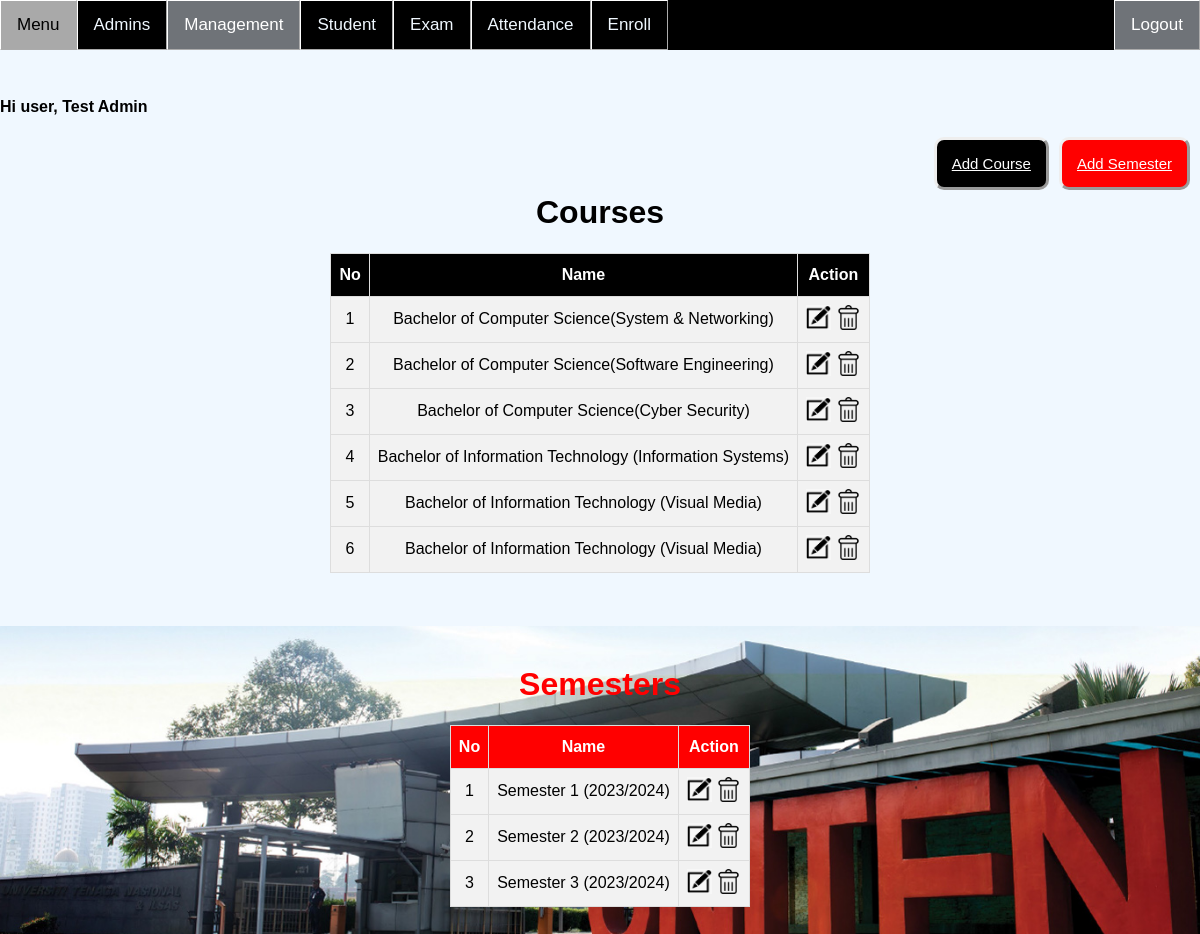
The app's page /Admin/Management.php (signed in), older data.
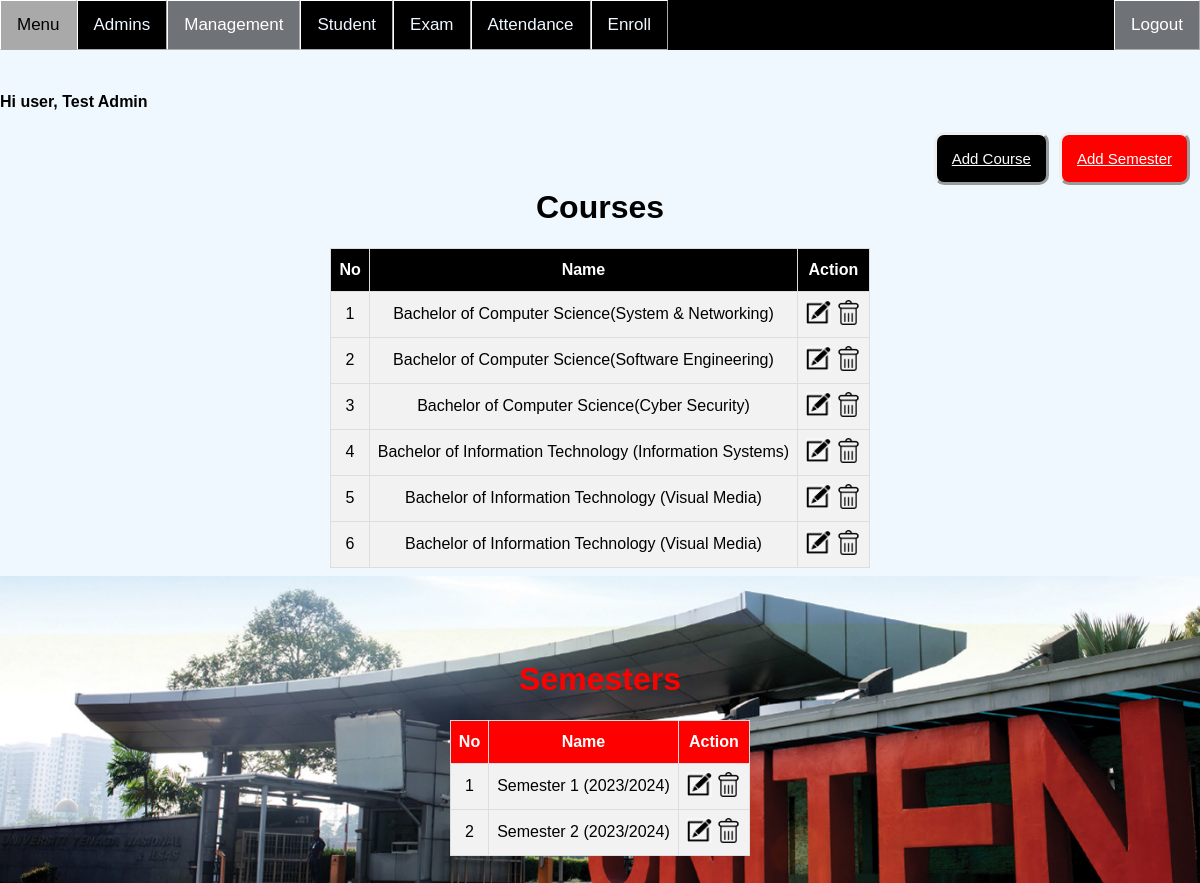
The same page, newer data.
### tables this page shows
CREATE TABLE `course` (
  `id` int(11) NOT NULL,
  `name` varchar(255) NOT NULL
);

CREATE TABLE `semester` (
  `id` int(11) NOT NULL,
  `name` varchar(255) NOT NULL
);

### Admin/Management.php (the view, shortened to what this page needs)
<?php
if(isset ($_SESSION["userId"]))
{	include "Header.php";
	?>
<!DOCTYPE html>
<html>
<head>
</head>
<body>
	<a style="float:right;margin-right:10px;background-color:red;" href="SemesterAdd.php" class="btn">Add Semester</a>
	<a style="float:right;margin-right:10px" href="CourseAdd.php" class="btn">Add Course</a><br><br>
	<h1 align="center">Courses</h1>
<?php
	$queryGet = "SELECT * FROM course";
	$resultGet = mysqli_query($link,$queryGet);
	if(!$resultGet)
	{
		die ("Invalid Query - get Items List: ". mysqli_error($link));
	}
	else
	{?>
	<table id="table" border="1" align="center">
		<tr>
			<th>No</th>
			<th>Name</th>
			<th>Action</th>
		</tr>
		<form>
<?php	$no=1;
		if(mysqli_num_rows($resultGet)>0){
		while($row= mysqli_fetch_array($resultGet, MYSQLI_BOTH))
		{
			?>
			<tr>
				<td><?php echo $no;?></td>
				<td><?php echo $row['name']?></td>
				<td><a href="CourseEdit.php?id=<?php echo $row['id'];?>">
					<img border="0" alt="editB" src="../CSS/btn/editB.png" width="25" height="25"></a>
					<a href="Delete.php?courseID=<?php echo $row['id'];?>" onclick="return confirm('Are you sure?')">
					<img border="0" alt="editB" src="../CSS/btn/delB.png" width="25" height="25"></a></a>
				</td>
			</tr>
		<?php	$no++;}}
		else{
?>
			<tr>
				<td colspan="6">No Data</td>
			</tr>
		<?php	}?>
		</form>
	</table>
	<br><br><br><br>
<?php
	}
?>
	<h1 align="center" style="color:red;">Semesters</h1>
<?php
	$queryGet = "SELECT * FROM semester";
	$resultGet = mysqli_query($link,$queryGet);
	if(!$resultGet)
	{
		die ("Invalid Query - get Items List: ". mysqli_error($link));
	}
	else
	{?>
	<table id="table" border="1" align="center">
		<tr>
			<th style="background-color:red;">No</th>
			<th style="background-color:red;">Name</th>
			<th style="background-color:red;">Action</th>
		</tr>
		<form>
<?php	$no=1;
		if(mysqli_num_rows($resultGet)>0){
		while($row= mysqli_fetch_array($resultGet, MYSQLI_BOTH))
		{
			?>
			<tr>
				<td><?php echo $no;?></td>
				<td><?php echo $row['name']?></td>
				<td><a href="SemesterEdit.php?id=<?php echo $row['id'];?>">
					<img border="0" alt="editB" src="../CSS/btn/editB.png" width="25" height="25"></a>
					<a href="Delete.php?semesterID=<?php echo $row['id'];?>" onclick="return confirm('Are you sure?')">
					<img border="0" alt="editB" src="../CSS/btn/delB.png" width="25" height="25"></a></a>
				</td>
			</tr>
		<?php	$no++;}}
		else{
?>
			<tr>
				<td colspan="6">No Data</td>
			</tr>
		<?php	}?>
		</form>
	</table>
	<br><br><br><br>
<?php
	}
}
else	{
	echo "No session exists or session has expired. Please log in again ";
	echo "Page will be redirect in 5 seconds";
	header('Refresh: 5; ../Auth/Login.php');
}
?>
</body>
</html>

Row changes from the older to the newer data that the page shows:
removed semester: name "Semester 3 (2023/2024)"
